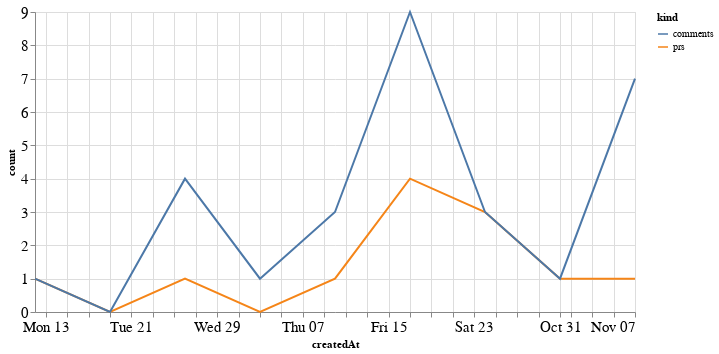

Write notebook code for a chart like this one.
### Code cell
alt.Chart(total_time, width=600).mark_line().encode(
    x='createdAt',
    y='count',
    color='kind'
)

### Figure 1 — Vega-Lite specification as saved in the notebook (floating-point values rounded to 4 significant figures)
{"config": {"axisLeft": {"labelFontSize": 15}, "axisBottom": {"labelFontSize": 15}}, "data": {"name": "data-90c7ef964a52c8353162a11b8fb19534"}, "mark": "line", "encoding": {"color": {"type": "nominal", "field": "kind"}, "x": {"type": "temporal", "field": "createdAt"}, "y": {"type": "quantitative", "field": "count"}}, "width": 600, "$schema": "https://vega.github.io/schema/vega-lite/v4.8.1.json", "datasets": {"data-90c7ef964a52c8353162a11b8fb19534": [{"createdAt": "2021-09-12T00:00:00", "kind": "prs", "count": 1}, {"createdAt": "2021-09-19T00:00:00", "kind": "prs", "count": 0}, {"createdAt": "2021-09-26T00:00:00", "kind": "prs", "count": 1}, {"createdAt": "2021-10-03T00:00:00", "kind": "prs", "count": 0}, {"createdAt": "2021-10-10T00:00:00", "kind": "prs", "count": 1}, {"createdAt": "2021-10-17T00:00:00", "kind": "prs", "count": 4}, {"createdAt": "2021-10-24T00:00:00", "kind": "prs", "count": 3}, {"createdAt": "2021-10-31T00:00:00", "kind": "prs", "count": 1}, {"createdAt": "2021-11-07T00:00:00", "kind": "prs", "count": 1}, {"createdAt": "2021-09-12T00:00:00", "kind": "comments", "count": 1}, {"createdAt": "2021-09-19T00:00:00", "kind": "comments", "count": 0}, {"createdAt": "2021-09-26T00:00:00", "kind": "comments", "count": 4}, {"createdAt": "2021-10-03T00:00:00", "kind": "comments", "count": 1}, {"createdAt": "2021-10-10T00:00:00", "kind": "comments", "count": 3}, {"createdAt": "2021-10-17T00:00:00", "kind": "comments", "count": 9}, {"createdAt": "2021-10-24T00:00:00", "kind": "comments", "count": 3}, {"createdAt": "2021-10-31T00:00:00", "kind": "comments", "count": 1}, {"createdAt": "2021-11-07T00:00:00", "kind": "comments", "count": 7}]}}
